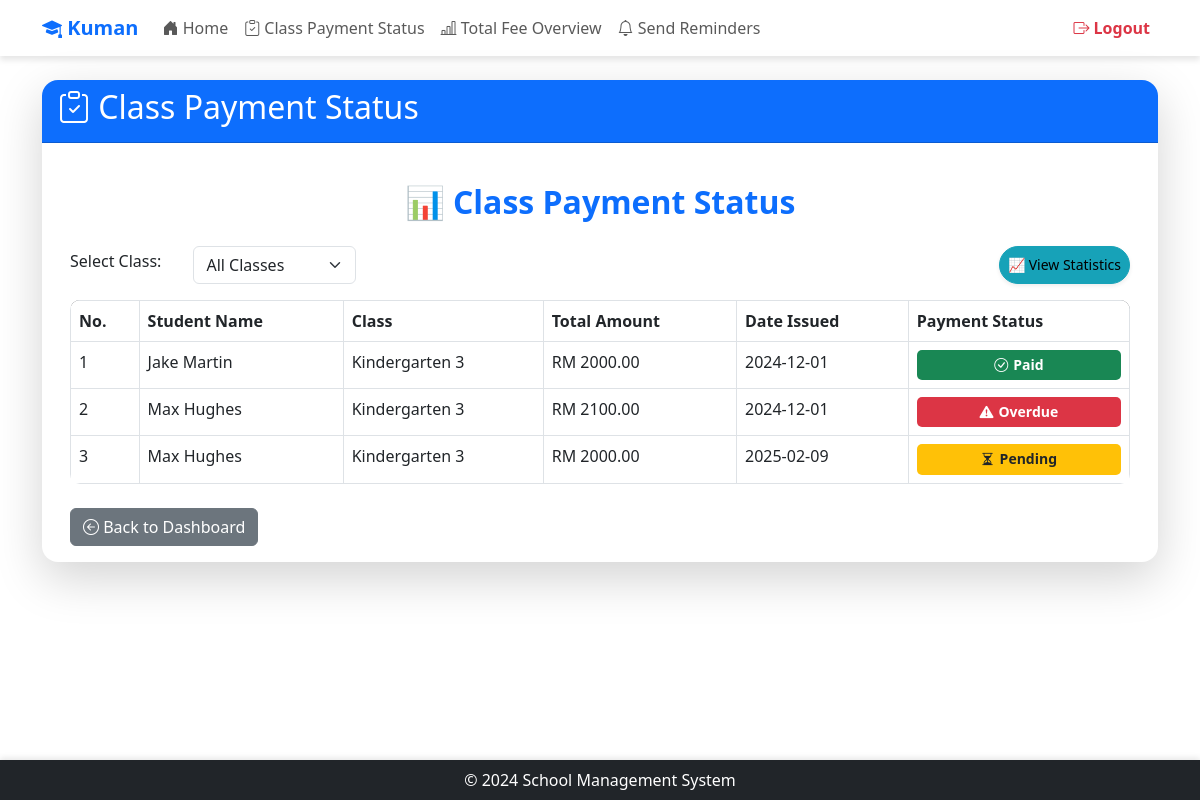
The app's page /teacher/fee-status (signed in), older data.
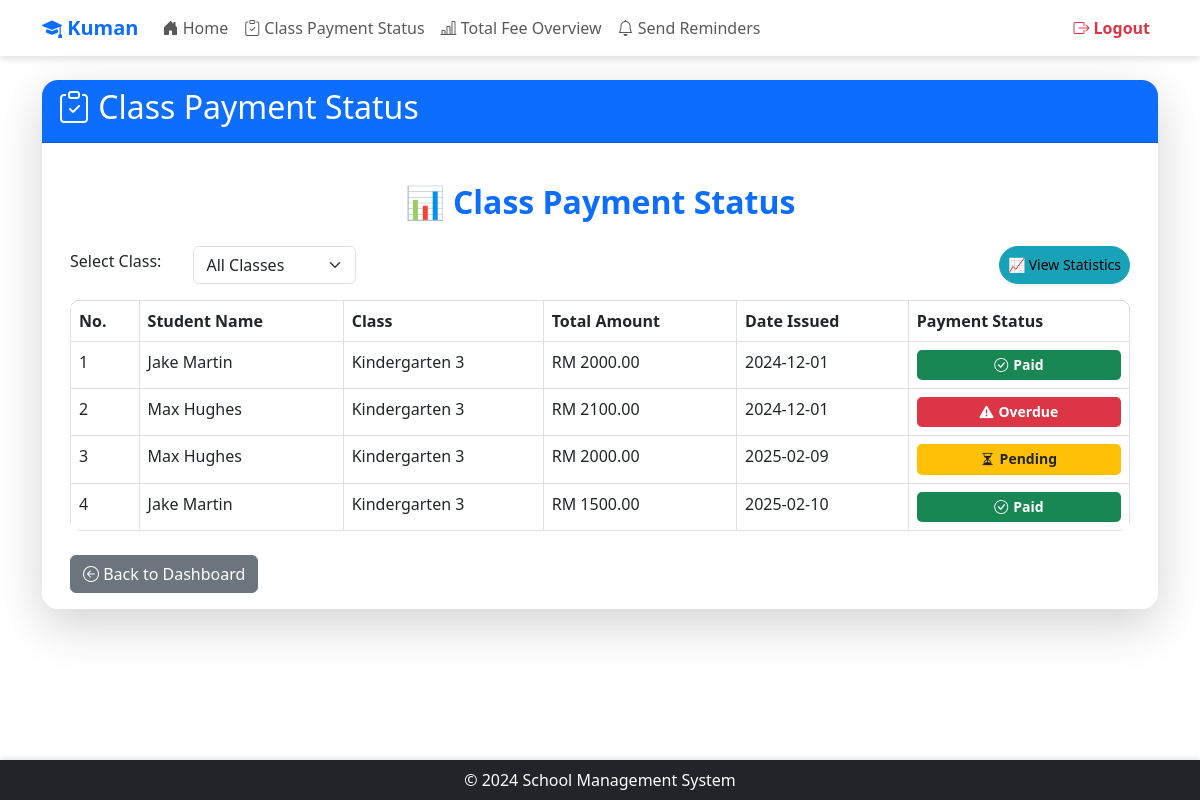
The same page, newer data.
### app/models/models.py (models this page shows)
class Settings(db.Model):
    __tablename__ = 'Settings'
    setting_key = db.Column('SettingKey', db.String, primary_key=True)
    setting_value = db.Column('SettingValue', db.String, nullable=False)
    description = db.Column('Description', db.String, nullable=False)
    category = db.Column('Category', db.String, nullable=False)

class FeeRecord(db.Model):
    __tablename__ = 'FeeRecord'
    fee_record_id = db.Column('FeeRecordId', db.String, primary_key=True, default=lambda: str(uuid.uuid4()))
    fee_assignment_id = db.Column('FeeAssignmentId', db.String, ForeignKey('StudentFeeAssignment.FeeAssignmentId', ondelete='CASCADE'))
    status_id = db.Column('StatusId', db.String, ForeignKey('PaymentStatus.StatusId', ondelete='SET NULL'))
    flagged_for_followup = db.Column('FlaggedForFollowUp', db.Integer, nullable=False, default=0)  # 0 = Not Flagged, 1 = Flagged
    date_assigned = db.Column('DateAssigned', db.Date, nullable=False)
    due_date = db.Column('DueDate', db.Date, nullable=False)
    amount_due = db.Column('AmountDue', db.Numeric(10, 2), nullable=False)
    late_fee_amount = db.Column('LateFeeAmount', db.Numeric(10, 2), nullable=False)
    discount_amount = db.Column('DiscountAmount', db.Numeric(10, 2), nullable=False)
    total_amount = db.Column('TotalAmount', db.Numeric(10, 2), nullable=False)
    last_updated_date = db.Column('LastUpdatedDate', db.Date, nullable=False)
    assignment = relationship('StudentFeeAssignment', back_populates='fee_records')
    status = relationship('PaymentStatus', back_populates='fee_records')
    payment_histories = relationship('PaymentHistory', back_populates='fee_record')

class Class(db.Model):
    __tablename__ = 'Class'
    class_id = db.Column('ClassId', db.String, primary_key=True, default=lambda: str(uuid.uuid4()))
    class_name = db.Column('ClassName', db.String, nullable=False)
    description = db.Column('Description', db.String, nullable=True)
    assignments = relationship('ClassAssignment', back_populates='class_')

### app/routes/teacher/fee_status.py (the view)
@teacher.route('/fee-status')
@login_required
@role_required('2')
def fee_status():
    selected_class = request.args.get('class_name', None)
    query = (
        db.session.query(
            User.first_name,
            User.last_name,
            Class.class_name,
            FeeRecord.amount_due,
            FeeRecord.total_amount,
            PaymentStatus.status_name,
            FeeRecord.date_assigned  # Use date_assigned here
        )
        .join(ClassAssignment, ClassAssignment.student_id == User.id)  # Join to filter by teacher's classes
        .join(Class, Class.class_id == ClassAssignment.class_id)
        .join(StudentFeeAssignment, StudentFeeAssignment.student_id == User.id)
        .join(FeeRecord, FeeRecord.fee_assignment_id == StudentFeeAssignment.fee_assignment_id)
        .join(PaymentStatus, PaymentStatus.status_id == FeeRecord.status_id)
        .filter(ClassAssignment.class_id.in_(
            db.session.query(ClassAssignment.class_id)
            .filter(ClassAssignment.teacher_id == current_user.id)  # Only classes assigned to the teacher
        ))
    )
    if selected_class:
        query = query.filter(Class.class_name == selected_class)
    fee_data = query.all()
    payments = [{
        "student_name": f"{record.first_name} {record.last_name}",
        "class_name": record.class_name,
        "amount_due": record.amount_due,
        "paid_amount": record.total_amount,
        "payment_status": record.status_name,
        "date_assigned": record.date_assigned.strftime('%Y-%m-%d')  # Format the date as required
    } for record in fee_data]
    total_students = len(fee_data)
    paid_count = sum(1 for record in fee_data if record.status_name == 'Paid')
    pending_count = sum(1 for record in fee_data if record.status_name == 'Pending')
    overdue_count = sum(1 for record in fee_data if record.status_name == 'Overdue')
    paid_percentage = (paid_count / total_students * 100) if total_students else 0
    pending_percentage = (pending_count / total_students * 100) if total_students else 0
    overdue_percentage = (overdue_count / total_students * 100) if total_students else 0
    class_names = (
        db.session.query(Class.class_name)
        .join(ClassAssignment)
        .filter(ClassAssignment.teacher_id == current_user.id)
        .distinct()
        .all()
    )
    class_names = [class_name[0] for class_name in class_names]  # Extract class names
    return render_template(
        'teacher/fee_status.html',
        payments=payments,
        class_names=class_names,
        selected_class=selected_class,
        total_students=total_students,
        paid_percentage=paid_percentage,
        pending_percentage=pending_percentage,
        overdue_percentage=overdue_percentage,
        app_name=app_name()
    )

### app/__init__.py (called while the page is built)
@login_manager.user_loader
def load_user(user_id):
    from .models.models import User
    return User.query.get(user_id)

### app/routes/routes.py (called while the page is built)
def app_name():
    app_name = "School Management System"
    with current_app.app_context():
        setting = Settings.query.filter_by(setting_key='school_name').first()
        if setting and setting.setting_value:
            app_name = setting.setting_value
    return app_name

def role_required(*roles):
    def decorator(f):
        @wraps(f)
        def decorated_function(*args, **kwargs):
            if not current_user.is_authenticated or current_user.role_id not in roles:
                abort(403)  # Forbidden access if role does not match
            return f(*args, **kwargs)
        return decorated_function
    return decorator

### app/templates/teacher/fee_status.html (shortened to what this page needs)
{% extends "share/dashboard.html" %}
{% block card_title %}<i class="bi bi-clipboard-check"></i> Class Payment Status{% endblock %}
{% block card_content %}
<div class="container mt-4">
    <h2 class="text-center text-primary fw-bold mb-4">📊 Class Payment Status</h2>
    <div class="d-flex justify-content-between mb-3">
        <form method="GET" class="row align-items-center">
            <div class="col-auto">
                <label for="class_name" class="form-label me-2">Select Class:</label>
            </div>
            <div class="col-auto">
                <select id="class_name" name="class_name" class="form-select" onchange="this.form.submit()">
                    <option value="">All Classes</option>
                </select>
            </div>
        </form>
        <button class="btn btn-info btn-sm shadow-sm rounded-pill" onclick="showStatistics()">📈 View Statistics</button>
    </div>
    <table class="table table-bordered table-hover">
        <thead class="thead-dark">
            <tr>
                <th>No.</th>
                <th>Student Name</th>
                <th>Class</th>
                <th>Total Amount</th>
                <th>Date Issued</th>
                <th>Payment Status</th>
            </tr>
        </thead>
        <tbody>
            {% if payments %}
                {% for payment in payments %}
                    <tr>
                        <td>{{ loop.index }}</td>
                        <td>{{ payment.student_name }}</td>
                        <td>{{ payment.class_name }}</td>
                        <td>RM {{ payment.paid_amount }}</td>
                        <td>{{ payment.date_assigned }}</td>
                        <td>
                            {% if payment.payment_status == "Pending" %}
                                <span class="badge bg-warning text-dark">
                                    <i class="bi bi-hourglass-split"></i> Pending
                                </span>
                            {% elif payment.payment_status == "Overdue" %}
                                <span class="badge bg-danger">
                                    <i class="bi bi-exclamation-triangle-fill"></i> Overdue
                                </span>
                            {% elif payment.payment_status == "Paid" %}
                                <span class="badge bg-success">
                                    <i class="bi bi-check-circle"></i> Paid
                                </span>
                            {% endif %}
                        </td>
                    </tr>
                {% endfor %}
            {% else %}
                <tr>
                    <td colspan="6" class="text-center">No records found.</td>
                </tr>
            {% endif %}
        </tbody>
    </table>
    <div class="text-left mt-4">
        <a href="{{ url_for('teacher.dashboard') }}" class="btn btn-secondary">
            <i class="bi bi-arrow-left-circle"></i> Back to Dashboard
        </a>
    </div>
</div>
{% endblock %}

### app/templates/share/dashboard.html (shortened to what this page needs)
<!DOCTYPE html>
<html lang="en">
  <head>
    <link href="https://cdn.jsdelivr.net/npm/bootstrap@5.3.0-alpha1/dist/css/bootstrap.min.css" rel="stylesheet" />
    <link href="https://cdn.jsdelivr.net/npm/bootstrap-icons/font/bootstrap-icons.css" rel="stylesheet" />
  </head>
  <body>
    <header class="navbar navbar-expand-lg navbar-light">
      <div class="container">
        <a class="navbar-brand text-primary fw-bold"
          href="{% if current_user.role_id == '1' %}
                    {{ url_for('admin.dashboard') }}
                {% elif current_user.role_id == '2' %}
                    {{ url_for('teacher.dashboard') }}
                {% elif current_user.role_id == '3' %}
                    {{ url_for('parent.dashboard') }}
                {% elif current_user.role_id == '4' %}
                    {{ url_for('accountant.dashboard') }}
                {% else %}
                    {{ url_for('views.home') }}
                {% endif %}">
          <i class="bi bi-mortarboard-fill"></i> {{ app_name }}
        </a>
        <div class="collapse navbar-collapse" id="navbarNav">
          <ul class="navbar-nav me-auto">
            <li class="nav-item">
              <a class="nav-link"
                 href="{% if current_user.role_id == '1' %}
                          {{ url_for('admin.dashboard') }}
                       {% elif current_user.role_id == '2' %}
                          {{ url_for('teacher.dashboard') }}
                       {% elif current_user.role_id == '3' %}
                          {{ url_for('parent.dashboard') }}
                       {% elif current_user.role_id == '4' %}
                          {{ url_for('accountant.dashboard') }}
                       {% else %}
                          {{ url_for('views.home') }}
                       {% endif %}">
                <i class="bi bi-house-door-fill"></i> Home
              </a>
            </li>
            {% if current_user.role_id == '1' %}
              <li class="nav-item">
                <a class="nav-link" href="{{ url_for('admin.manage_users') }}">
                  <i class="bi bi-people"></i> Manage Users
                </a>
              </li>
              <li class="nav-item">
                <a class="nav-link" href="{{ url_for('admin.fee_management') }}">
                  <i class="bi bi-cash-coin"></i> Fee Management
                </a>
              </li>
              <li class="nav-item">
                <a class="nav-link" href="{{ url_for('admin.class_assignments') }}">
                  <i class="bi bi-clipboard-data"></i> Class Assignments
                </a>
              </li>
              <li class="nav-item">
                <a class="nav-link" href="{{ url_for('admin.parent_student') }}">
                  <i class="bi bi-person-check"></i> Parent-Student Data
                </a>
              </li>
              <li class="nav-item">
                <a class="nav-link" href="{{ url_for('admin.system_settings') }}">
                  <i class="bi bi-gear"></i> System Settings
                </a>
              </li>
            {% elif current_user.role_id == '2' %}
              <li class="nav-item">
                <a class="nav-link" href="{{ url_for('teacher.fee_status') }}">
                  <i class="bi bi-clipboard-check"></i> Class Payment Status
                </a>
              </li>
              <li class="nav-item">
                <a class="nav-link" href="{{ url_for('teacher.generate_total_fee') }}">
                  <i class="bi bi-bar-chart-line"></i> Total Fee Overview
                </a>
              </li>
              <li class="nav-item">
                <a class="nav-link" href="{{ url_for('teacher.send_reminders') }}">
                  <i class="bi bi-bell"></i> Send Reminders
                </a>
              </li>
            {% endif %}
          </ul>
          <ul class="navbar-nav ms-auto">
            <li class="nav-item">
              <a class="nav-link text-danger fw-bold" href="{{ url_for('auth.logout') }}">
                <i class="bi bi-box-arrow-right"></i> Logout
              </a>
            </li>
          </ul>
        </div>
      </div>
    </header>
    <main class="container mt-4">
      <div class="card border-0 shadow-lg rounded-4">
        <div class="card-header text-white bg-primary rounded-top-4">
          <h2>{% block card_title %} {% endblock %}</h2>
        </div>
        <div class="card-body">
          {% block card_content %} {% endblock %}
        </div>
      </div>
    </main>
    <footer class="bg-dark text-white py-2 mt-5 text-center sticky-footer">
      <div class="container">
        <p class="m-0">&copy; 2024 School Management System</p>
      </div>
    </footer>
  </body>
</html>

### app/templates/share/dashboard.html (style rules this page uses)
html, body { height: 100%; }
body { display: flex; flex-direction: column; min-height: 100vh; }
main { flex: 1; }
.navbar { background: rgba(255, 255, 255, 0.9); box-shadow: 0 4px 6px rgba(0, 0, 0, 0.1); }
.navbar-nav .nav-link { font-weight: 500; transition: 0.3s; }
.badge { font-size: 0.75rem; }
.sticky-footer { position: sticky; bottom: 0; width: 100%; box-shadow: 0 -2px 6px rgba(0, 0, 0, 0.1); }

### app/templates/teacher/fee_status.html (style rules this page uses)
.d-flex { display: flex; }
.table { border-radius: 10px; overflow: hidden; }
.thead-dark { background-color: #343a40; color: white; }
.btn-info { background-color: #17a2b8; border-color: #17a2b8; }
.badge { padding: 8px; font-size: 14px; border-radius: 5px; display: flex; align-items: center; justify-content: center; }
.badge i { margin-right: 5px; }

Row changes from the older to the newer data that the page shows:
added FeeRecord: student_name "Jake Martin", class_name "Kindergarten 3", paid_amount "1500.00", date_assigned "2025-02-10", shows "Paid"
